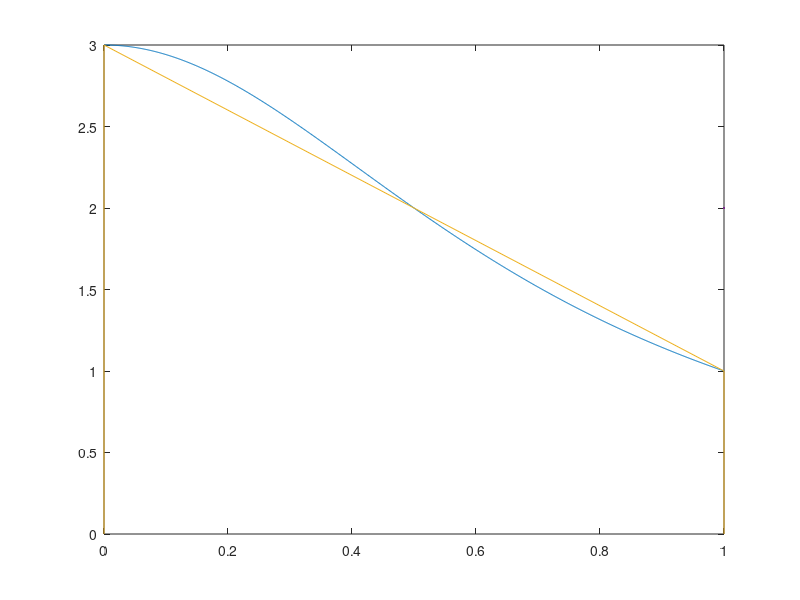

The MATLAB source for this figure:
f = @(x) 3./(1 + 2*x.^2);
a = 0;
b = 1;
n = 1000;

h = (b - a) / n;

x = linspace(a, b, n+1);
y = f(x);
trapezoidal_integral = h * (sum(y) - 0.5 * (y(1) + y(end)));

simpsons_integral = h/3 * (y(1) + 4*sum(y(2:2:end-1)) + 2*sum(y(3:2:end-2)) + y(end));

figure;
plot(x, y, 2);
hold on;
plot([a, a, b, b], [0, f(a), f(b), 0], 2);


